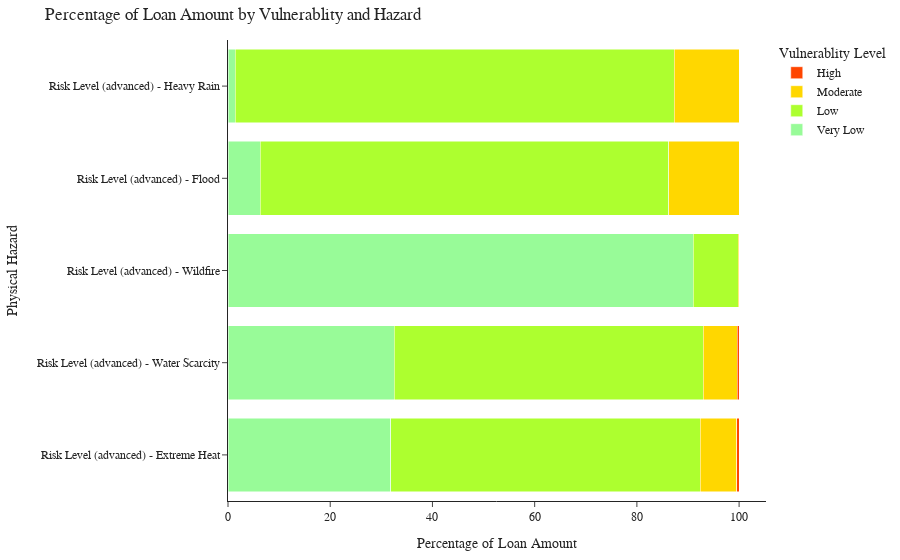

This figure's notebook cell:
### Code cell
# # Calculate total loan amount
# total_loan_amount = portfolio['Loan Amount'].sum()
# risk_levels = ['Very Low', 'Low', 'Moderate', 'High', 'Very High']
# all_values = dict()
# for risk in physical_risk_exposure.keys():
#     values = []
#     for l in risk_levels:
#         p_df = portfolio[portfolio['Risk Level (advanced) - ' + risk]==l]
#         values.append(p_df['Loan Amount'].sum()/total_loan_amount)
#     all_values[risk]= values

# Define risk levels and corresponding colors
df = portfolio

# Create a list of risk names (excluding 'Loan Amount')
risk_names = [col for col in df.columns if 'Risk Level (advanced) - ' in col]

# Calculate the percentage of loan amount for each risk level within each risk name
percentage_data = {}
for risk_name in risk_names:
    percentage_data[risk_name] = df.groupby(risk_name)['Loan Amount'].sum() / df['Loan Amount'].sum() * 100

# Convert percentage data to a DataFrame
percentage_df = pd.DataFrame(percentage_data).T

# Create the stacked horizontal bar chart
fig = go.Figure()

for level, color in zip(risk_levels, colors):
    if level in percentage_df.columns:
        fig.add_trace(go.Bar(
            y=percentage_df.index,
            x=percentage_df[level],
            name=level,
            orientation='h',
            marker=dict(color=color)
        ))



fig.update_layout(
    barmode='stack',
    title='Percentage of Loan Amount by Vulnerablity and Hazard',
    xaxis_title='Percentage of Loan Amount',
    yaxis_title='Physical Hazard',
    legend_title='Vulnerablity Level',
    margin=dict(l=100, r=20, t=40, b=40)
)


fig.update_layout(template='simple_white', font_family='Josefin Sans')
# pio.write_image(fig, 'figures/PORTFOLIO/portfolio_risk.png', format='png', scale=2)

fig.show()

### Figure 1 — Plotly figure (JSON) as saved in the notebook; plotly's stock layout.template omitted (floating-point values rounded to 4 significant figures)
{"data": [{"marker": {"color": "#98FB98"}, "name": "Very Low", "orientation": "h", "type": "bar", "x": [31.81, 32.55, 91.01, 6.319, 1.454], "y": ["Risk Level (advanced) - Extreme Heat", "Risk Level (advanced) - Water Scarcity", "Risk Level (advanced) - Wildfire", "Risk Level (advanced) - Flood", "Risk Level (advanced) - Heavy Rain"]}, {"marker": {"color": "#ADFF2F"}, "name": "Low", "orientation": "h", "type": "bar", "x": [60.57, 60.45, 8.828, 79.91, 85.9], "y": ["Risk Level (advanced) - Extreme Heat", "Risk Level (advanced) - Water Scarcity", "Risk Level (advanced) - Wildfire", "Risk Level (advanced) - Flood", "Risk Level (advanced) - Heavy Rain"]}, {"marker": {"color": "#FFD700"}, "name": "Moderate", "orientation": "h", "type": "bar", "x": [7.197, 6.643, 0.1643, 13.77, 12.64], "y": ["Risk Level (advanced) - Extreme Heat", "Risk Level (advanced) - Water Scarcity", "Risk Level (advanced) - Wildfire", "Risk Level (advanced) - Flood", "Risk Level (advanced) - Heavy Rain"]}, {"marker": {"color": "#FF4500"}, "name": "High", "orientation": "h", "type": "bar", "x": [0.4148, 0.3551, null, null, null], "y": ["Risk Level (advanced) - Extreme Heat", "Risk Level (advanced) - Water Scarcity", "Risk Level (advanced) - Wildfire", "Risk Level (advanced) - Flood", "Risk Level (advanced) - Heavy Rain"]}], "layout": {"barmode": "stack", "font": {"family": "Josefin Sans"}, "legend": {"title": {"text": "Vulnerablity Level"}}, "margin": {"b": 40, "l": 100, "r": 20, "t": 40}, "title": {"text": "Percentage of Loan Amount by Vulnerablity and Hazard"}, "xaxis": {"title": {"text": "Percentage of Loan Amount"}}, "yaxis": {"title": {"text": "Physical Hazard"}}}}
